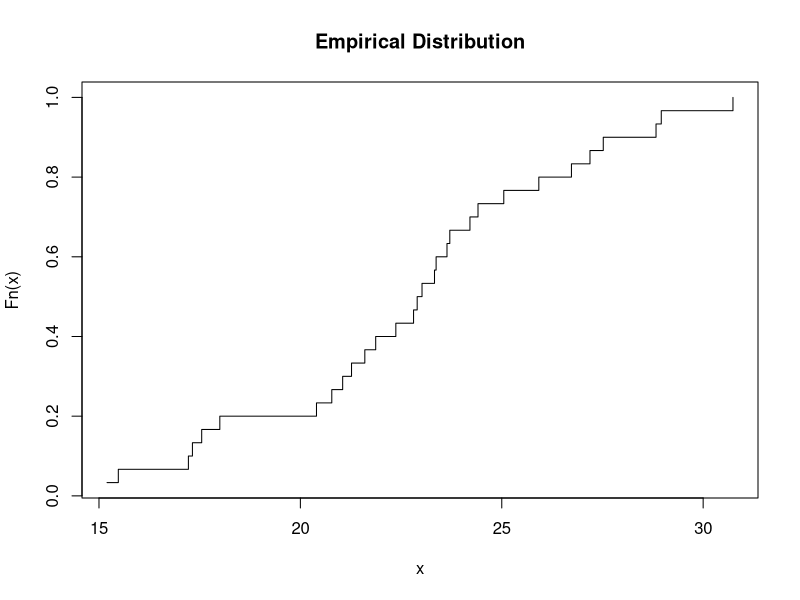
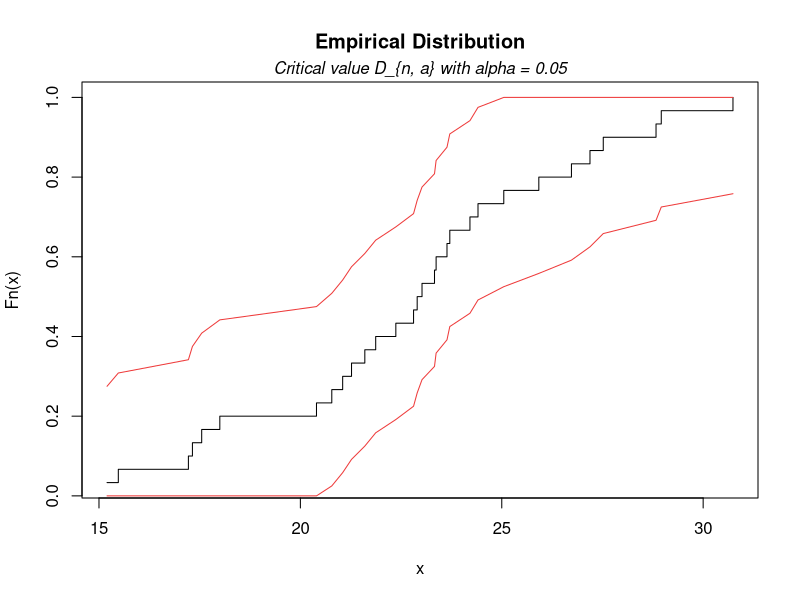
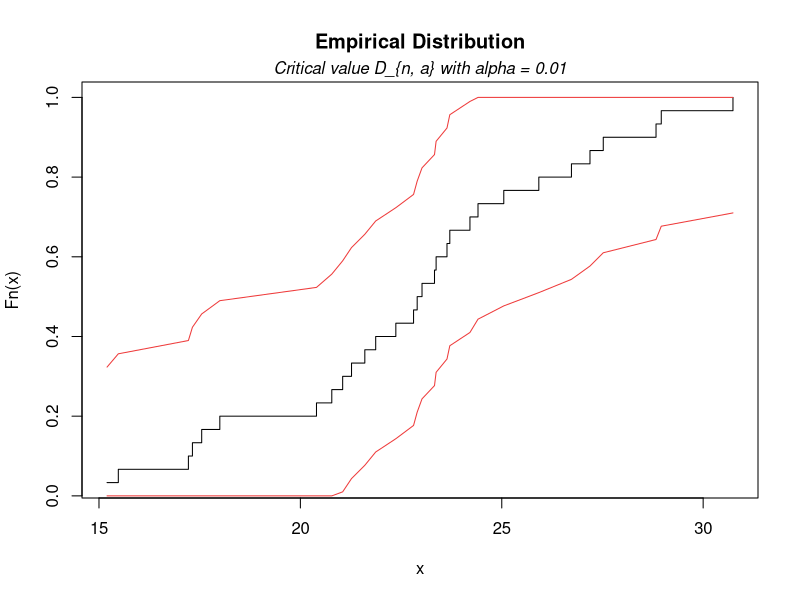
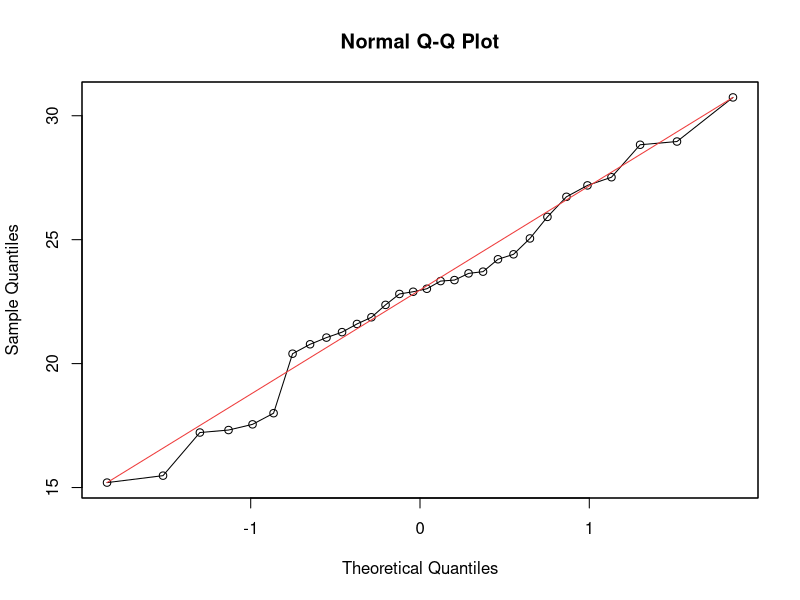
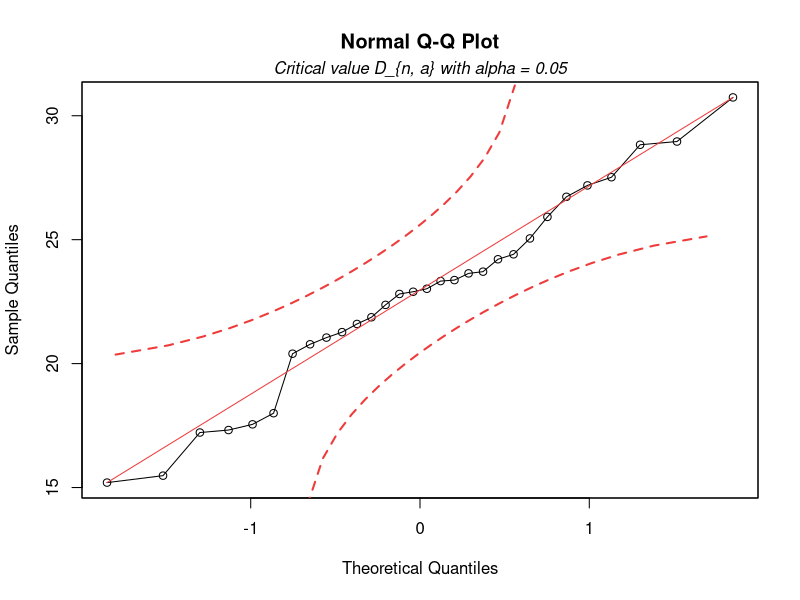
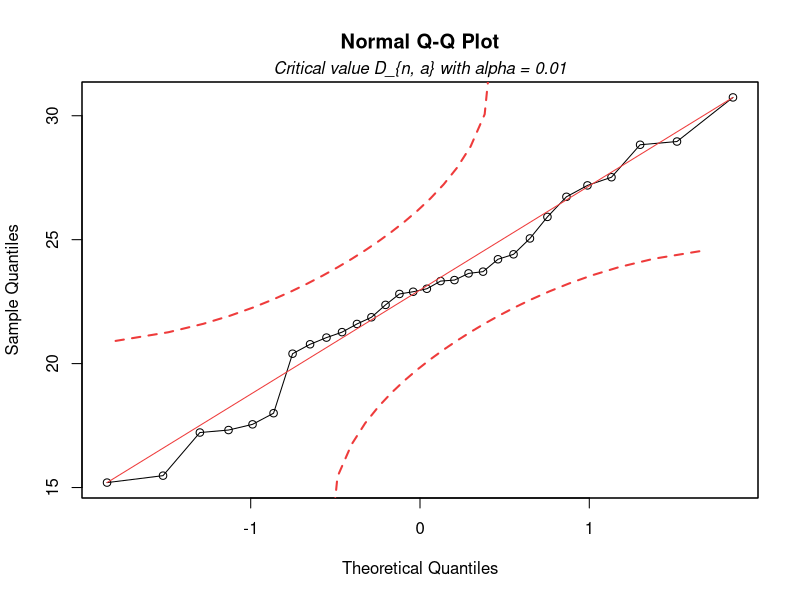
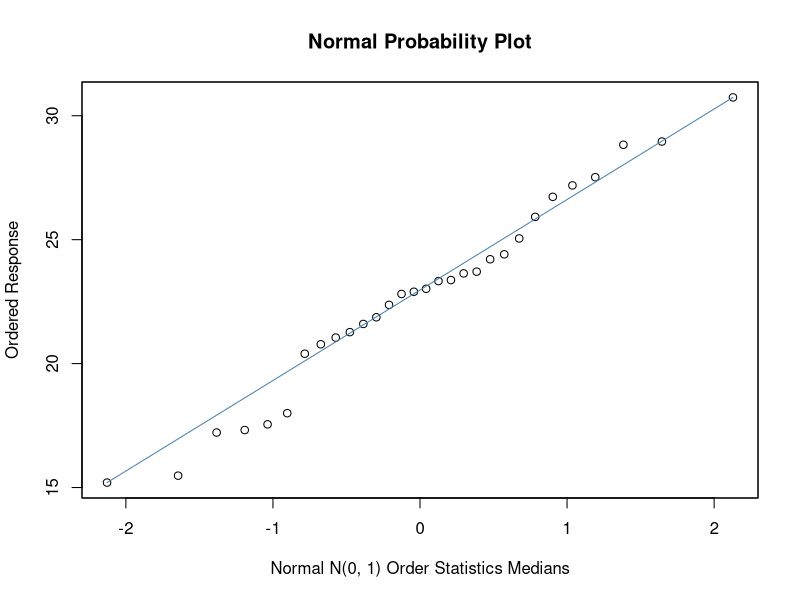

The R script that drew these images, in order:
# Given the following data set: [23.37, 21.87, 24.41, 21.27, 23.33, 15.20, 24.21, 27.52, 15.48, 27.19, 25.05, 20.40, 21.05, 28.83, 22.90, 18.00, 17.55, 25.92, 23.64, 28.96, 23.02, 17.32, 30.74, 26.73, 17.22, 22.81, 20.78, 23.71, 21.60, 22.37]

  # Calculate the empirical distribution function associated with the data points and plot the empirical distribution function. 

sample_points <- c(23.37, 21.87, 24.41, 21.27, 23.33, 15.20, 24.21, 27.52, 15.48, 27.19, 
                   25.05, 20.40, 21.05, 28.83, 22.90, 18.00, 17.55, 25.92, 23.64, 28.96, 
                   23.02, 17.32, 30.74, 26.73, 17.22, 22.81, 20.78, 23.71, 21.60, 22.37) # data points

n <- length(sample_points) # n = 30
sample_points <- sort(sample_points) # sort data points; Fn(Xi) = i/n
edf <- cumsum(rep(1/n, n))

plot(sample_points, edf, type = 's', main = 'Empirical Distribution', xlab = 'x', ylab = 'Fn(x)')

    # Adding confidence bands based on the Kolmogorov Smirnov test (alpha = 0.01, 0.05). 

ks_critical_05 <- 0.24170 # critical value D_{n, a} with alpha = 0.05

upper_bound <- numeric(n)
lower_bound <- numeric(n)

for (i in 1:n){
  upper_bound[i] <- pmin(edf[i] + ks_critical_05, 1) # upper limit
  lower_bound[i] <- pmax(edf[i] - ks_critical_05, 0) # lower limit
}

plot(sample_points, edf, type = 's', main = 'Empirical Distribution', xlab = 'x', ylab = 'Fn(x)')
mtext(substitute(paste(italic("Critical value D_{n, a} with alpha = 0.05"))), side = 3)
lines(sample_points, upper_bound, col = 'brown2')
lines(sample_points, lower_bound, col = 'brown2')

ks_critical_01 <- 0.28988 # critical value D_{n, a} with alpha = 0.01

upper_bound <- numeric(n)
lower_bound <- numeric(n)

for (i in 1:n){
  upper_bound[i] <- pmin(edf[i] + ks_critical_01, 1) # upper limit
  lower_bound[i] <- pmax(edf[i] - ks_critical_01, 0) # lower limit
}

plot(sample_points, edf, type = 's', main = 'Empirical Distribution', xlab = 'x', ylab = 'Fn(x)')
mtext(substitute(paste(italic("Critical value D_{n, a} with alpha = 0.01"))), side = 3)
lines(sample_points, upper_bound, col = 'brown2')
lines(sample_points, lower_bound, col = 'brown2')

# Understanding QQ plots - Graphical tool to help us assess if a set of data plausibly came from some theoretical distribution such as a normal or exponential (i.e. if we run a statistical analysis that assumes our residuals are normally distributed, we can use a normal QQ polot to check that assumption).

  # Plot the Normal Q-Q plot associated with the data points. N o t e: adjust the line sx + m in order to compare the 

Pi <- cumsum(rep(1/(n+1), n)) # percentiles
Zp <- qnorm(Pi) # normalize percentiles

s_standard_deviation <- sd(sample_points) # sample standard deviation
s_mean <- mean(sample_points) # sample mean

x <- ((sample_points-s_mean) / s_standard_deviation)

plot(Zp, sample_points, type = 'o', main = 'Normal Q-Q Plot', xlab = 'Theoretical Quantiles', ylab = 'Sample Quantiles')
par(new=TRUE)
plot(x, sample_points, type='l', xlab=NA, ylab=NA, xaxt = 'n', yaxt = 'n', col = 'brown2')

# Add confidence bands with alpha value alpha = 0.01, 0.05, based on the Kolmogorov Smirnov test. 

  # The values D_{n,a} were obtained from real-statistics.com (URL: https://real-statistics.com/statistics-tables/kolmogorov-smirnov-table/)

ks_critical_05 <- 0.24170 # critical value D_{n, a}

upper <- Pi - ks_critical_05
lower <- Pi + ks_critical_05

upper_bound <- qnorm(upper)
lower_bound <- qnorm(lower)

upper_expectedvalues <- upper_bound * s_standard_deviation + s_mean
lower_expectedvalues <- lower_bound * s_standard_deviation + s_mean

plot(Zp, sample_points, type = 'o', main = 'Normal Q-Q Plot', xlab = 'Theoretical Quantiles', ylab = 'Sample Quantiles')
mtext(substitute(paste(italic("Critical value D_{n, a} with alpha = 0.05"))), side = 3)
par(new=TRUE)
plot(x, sample_points, type='l', xlab=NA, ylab=NA, xaxt = 'n', yaxt = 'n', col = 'brown2')
lines(Zp, upper_expectedvalues, col = 'brown2', lty = 2, lwd = 2)
lines(Zp, lower_expectedvalues, col = 'brown2', lty = 2, lwd = 2)

ks_critical_01 <- 0.28988 # critical value D_{n, a}

upper <- Pi - ks_critical_01
lower <- Pi + ks_critical_01

upper_bound <- qnorm(upper)
lower_bound <- qnorm(lower)

upper_expectedvalues <- upper_bound * s_standard_deviation + s_mean
lower_expectedvalues <- lower_bound * s_standard_deviation + s_mean

plot(Zp, sample_points, type = 'o', main = 'Normal Q-Q Plot', xlab = 'Theoretical Quantiles', ylab = 'Sample Quantiles')
mtext(substitute(paste(italic("Critical value D_{n, a} with alpha = 0.01"))), side = 3)
par(new=TRUE)
plot(x, sample_points, type='l', xlab=NA, ylab=NA, xaxt = 'n', yaxt = 'n', col = 'brown2')
lines(Zp, upper_expectedvalues, col = 'brown2', lty = 2, lwd = 2)
lines(Zp, lower_expectedvalues, col = 'brown2', lty = 2, lwd = 2)

# Normal Probability Plot 

  # The Normal probability plot is a graphical technique for assessing whether or not a data set is approximately normally distributed. The data are plotted against a theoretical normal distribution in such a way that the points should form an approximate straight line.
  
    # In a normal probability plot the sorted data are plotted versus values selected to make the resulting image look close to a straight line if data are approximately normally distributed. 
  
normal_plot <- function(sample_data){
  sorted_data <- sort(sample_data) # ordered observations
  n <- length(sample_data) 
  
  expected_percentiles <- (1:n - 0.5)/n # probability levels - Applied Multivariate Statistical Analysis (Richard A. Johnson)
  theoretical_quantiles <- qnorm(expected_percentiles)  # standard normal quantiles 

  plot(theoretical_quantiles, sorted_data, main = 'Normal Probability Plot', xlab = 'Normal N(0, 1) Order Statistics Medians', ylab = 'Ordered Response')
  par(new=TRUE)
  plot(theoretical_quantiles, theoretical_quantiles, type='l', xlab=NA, ylab=NA, xaxt = 'n', yaxt = 'n', col = 'steelblue')
  
}

normal_plot(sample_points)
